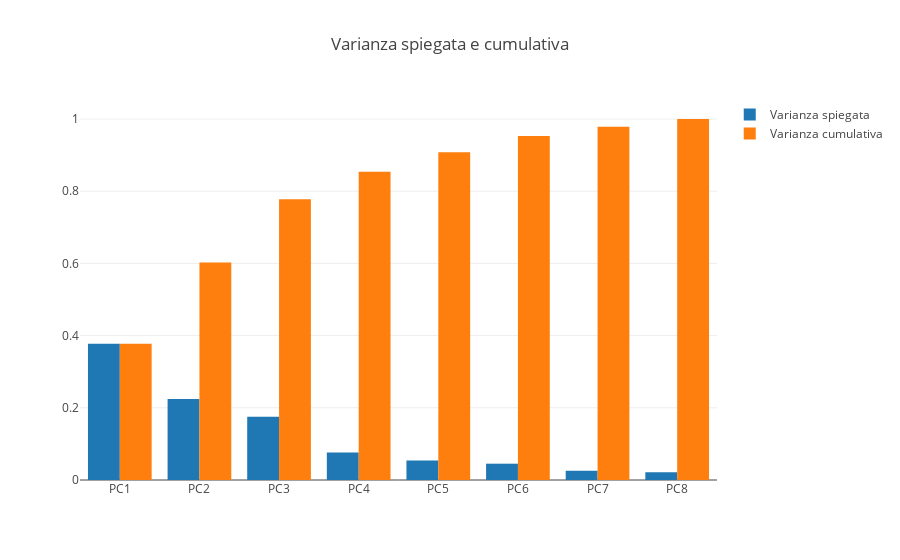

Notebook code for this chart:
### Code cell
print_explained_variance(my_total_pca_obj.explained_variance_ratio_)

### Figure 1 — Plotly figure (JSON) as saved in the notebook; plotly's stock layout.template omitted (floating-point values rounded to 4 significant figures)
{"data": [{"name": "Varianza spiegata", "type": "bar", "uid": "a669d042-96e7-44b3-8eab-a8aae94a9c89", "x": ["PC1", "PC2", "PC3", "PC4", "PC5", "PC6", "PC7", "PC8", "PC9", "PC10", "PC11"], "y": [0.3777, 0.2247, 0.1751, 0.07645, 0.05399, 0.04518, 0.0253, 0.02154]}, {"name": "Varianza cumulativa", "type": "bar", "uid": "6f74f997-6326-4564-90a4-b3a1c3decf46", "x": ["PC1", "PC2", "PC3", "PC4", "PC5", "PC6", "PC7", "PC8", "PC9", "PC10", "PC11"], "y": [0.3777, 0.6024, 0.7775, 0.854, 0.908, 0.9532, 0.9785, 1]}], "layout": {"title": {"text": "Varianza spiegata e cumulativa"}}}
